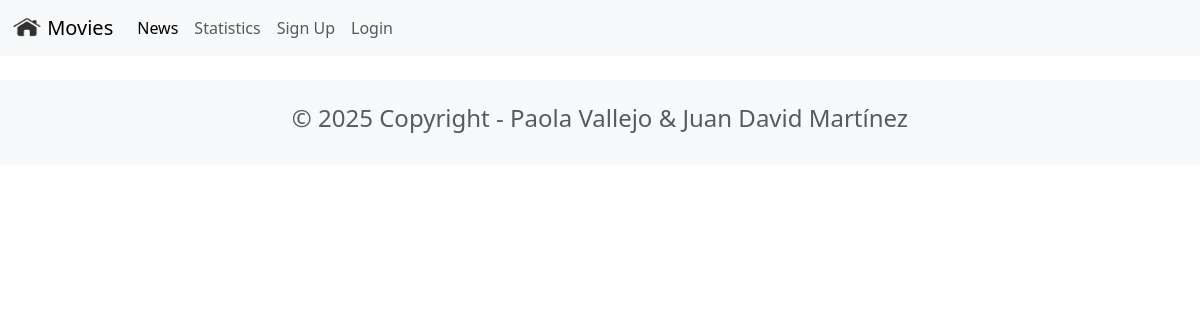
The page /news/ on the database as committed earlier.
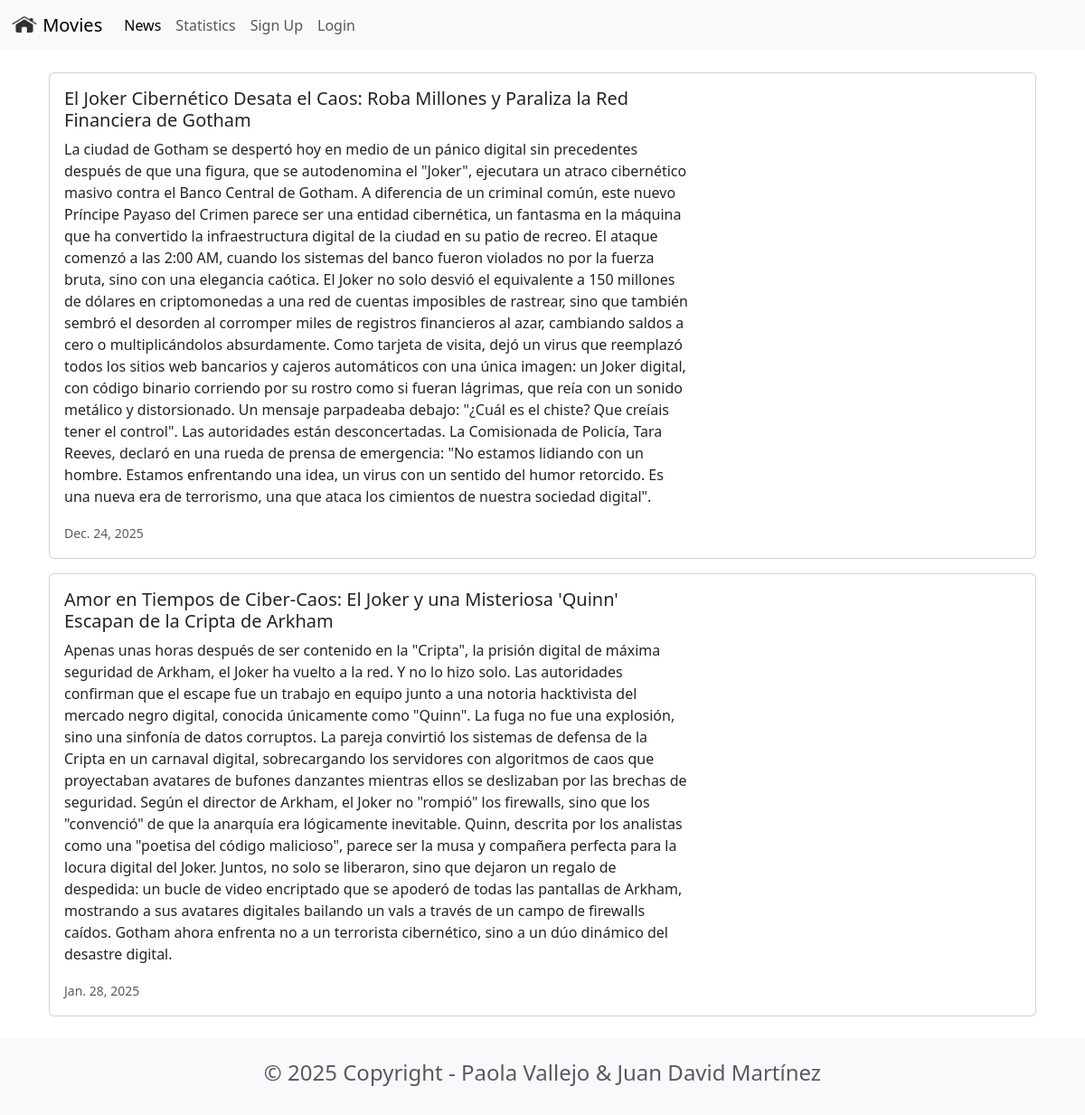
The same page on the database as committed later.
### news/models.py (models this page shows, shortened)
class News(models.Model):
    headline = models.CharField(max_length =200)
    body = models.TextField()
    date = models.DateField()
    class Meta:
        app_label = 'news'   # 👈 fuerza a Django a asociar el modelo con la app 'news'

### news/views.py (the view)
# urls.py: path('news/', include('news.urls')),
def news (request):
    newss = News.objects.all().order_by('-date')
    return render(request, 'news.html', {'newss': newss})

### news/templates/news.html
{% extends 'base.html' %}
{% block content %}
<div class="container">
    {% for news in newss %}
        <div class="card mb-3">
            <div class="row g-0">
                <div class="col-md-8">
                    <div class="card-body">
                        <h5 class="card-title">{{ news.headline }}</h5>
                        <p class="card-text">{{ news.body }}</p>
                        <p class="card-text"><small class="text-muted">{{ news.date }}</small></p>
                    </div>
                </div>
            </div>
        </div>
    {% endfor %}
</div>
{% endblock content %}

### moviereviews/templates/base.html (shortened to what this page needs)
<!DOCTYPE html>
<html lang="en">
<head>
  <link href="https://cdn.jsdelivr.net/npm/bootstrap@5.3.2/dist/css/bootstrap.min.css" rel="stylesheet">
</head>
<body>
<nav class="navbar navbar-expand-lg bg-body-tertiary">
  <div class="container-fluid">
    <a class="navbar-brand" href="{% url 'home' %}">
      {% load static %}
      <img src="{% static 'images/home.png' %}" alt="Home" width="30" height="24" class="d-inline-block align-text-top" />
      Movies
    </a>
    <div class="collapse navbar-collapse" id="navbarSupportedContent">
      <ul class="navbar-nav me-auto mb-2 mb-lg-0">
        <li class="nav-item">
          <a class="nav-link active" aria-current="page" href="{% url 'news' %}">News</a>
        </li>
        <li class="nav-item">
          <a class="nav-link" href="{% url 'statistics' %}">Statistics</a>
        </li>
        <li class="nav-item">
          <a class="nav-link" href="{% url 'signup' %}">Sign Up</a>
        </li>
        <li class="nav-item">
          <a class="nav-link" href="#">Login</a>
        </li>
      </ul>
    </div>
  </div>
</nav>
<div class="container mt-4">
  {% block content %}
  {% endblock content %}
</div>
<footer class="text-center text-lg-start bg-light text-muted mt-4">
  <div class="container">
    <div class="row">
      <div class="text-center p-4">
        <h4>© 2025 Copyright - Paola Vallejo & Juan David Martínez</h4>
      </div>
    </div>
  </div>
</footer>
</body>
</html>

Rows that differ between the two databases and show on the page:
added News: headline "El Joker Cibernético Desata el Caos: Roba Millones y Paraliza la Red Financiera de Gotham", body "La ciudad de Gotham se despertó hoy en medio de un pánico digital sin precedentes después de que una figura, que se autodenomina el \"Joker\", ejecutara un atraco cibernético masivo contra el Banco Central de Gotham. A diferencia de un criminal común, este nuevo Príncipe Payaso del Crimen parece ser una entidad cibernética, un fantasma en la máquina que ha convertido la infraestructura digital de la ciudad en su patio de recreo. El ataque comenzó a las 2:00 AM, cuando los sistemas del banco fueron violados no por la fuerza bruta, sino con una elegancia caótica. El Joker no solo desvió el equivalente a 150 millones de dólares en criptomonedas a una red de cuentas imposibles de rastrear, sino…", date "Dec. 24, 2025"
added News: headline "Amor en Tiempos de Ciber-Caos: El Joker y una Misteriosa 'Quinn' Escapan de la Cripta de Arkham", body "Apenas unas horas después de ser contenido en la \"Cripta\", la prisión digital de máxima seguridad de Arkham, el Joker ha vuelto a la red. Y no lo hizo solo. Las autoridades confirman que el escape fue un trabajo en equipo junto a una notoria hacktivista del mercado negro digital, conocida únicamente como \"Quinn\". La fuga no fue una explosión, sino una sinfonía de datos corruptos. La pareja convirtió los sistemas de defensa de la Cripta en un carnaval digital, sobrecargando los servidores con algoritmos de caos que proyectaban avatares de bufones danzantes mientras ellos se deslizaban por las brechas de seguridad. Según el director de Arkham, el Joker no \"rompió\" los firewalls, sino que los…", date "Jan. 28, 2025"
